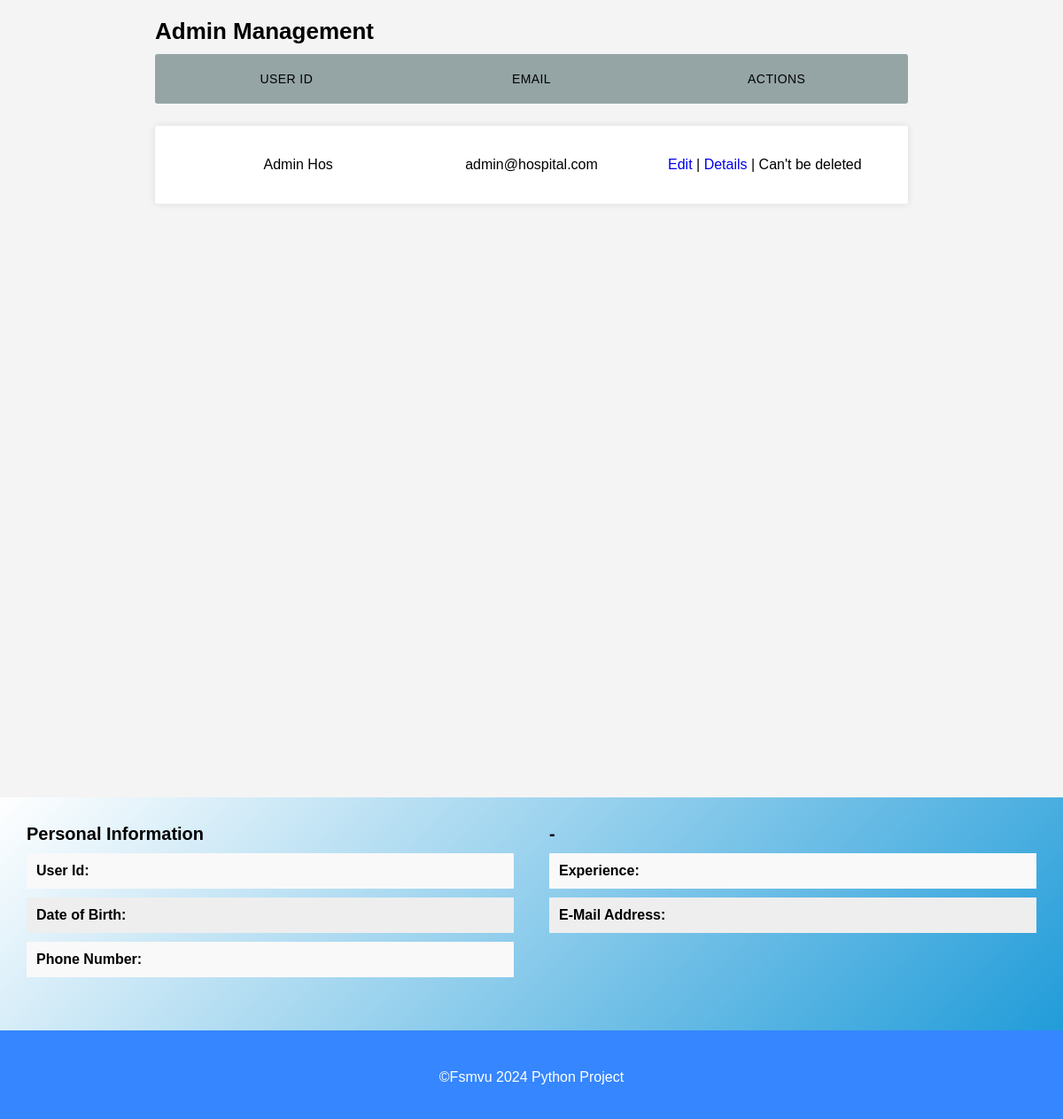
Before: /Admins/ with the older database file.
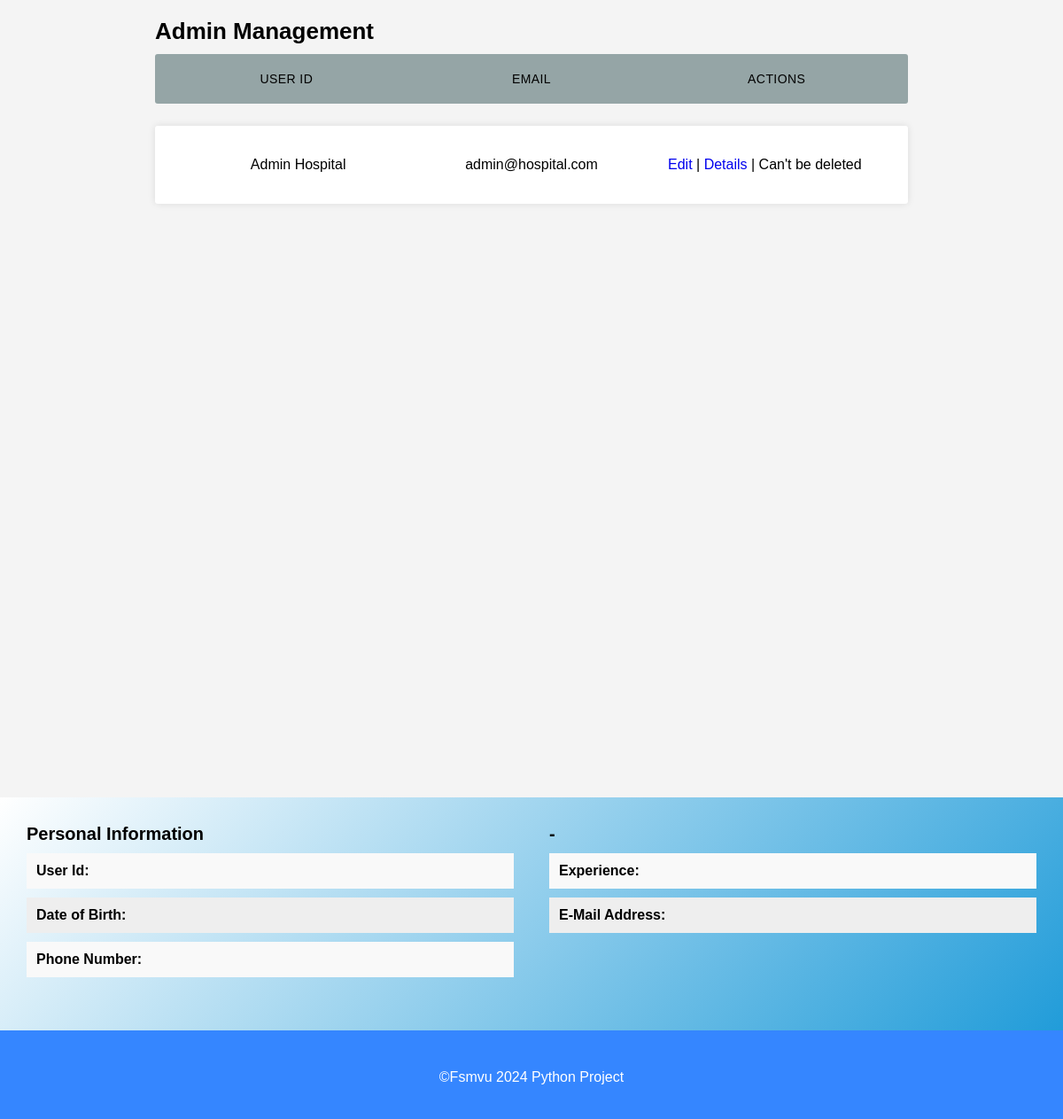
After: the same page with the newer database file.
### administrator/models.py (models this page shows, shortened)
class Administrator(models.Model):
    ID = models.BigAutoField(primary_key=True)
    User = models.ForeignKey(settings.AUTH_USER_MODEL,on_delete=models.CASCADE,blank=True, null=True)
    DateOfBirth = models.DateField(verbose_name="Date of Birth")
    Gender = models.CharField(max_length=1, choices=GENDER_CHOICES,verbose_name="Gender")
    Phone = models.CharField(max_length=11,verbose_name="Phone")
    IsVisible = models.BooleanField(default=True)
    class Meta:
        db_table = "administrator"

### administrator/views.py (the view)
# urls.py: path('',views.home,name=""),
def home(request):#list admin list
    context ={}
    context["dataset"] = Administrator.objects.filter(IsVisible=True)
    return render(request, "administrator/home.html", context)

### administrator/templates/administrator/home.html (shortened to what this page needs)
{% extends 'management_base.html' %}
{% load static %}
{% block content %}
  <section id="doktor-yonetimi">
    <div class="container">
      <h2 style="display:inline">Admin Management</h2>
      <div class="bosluk"></div>
      {% if dataset.count == 0 %}
        <p>No record</p>
      {% else %}
        <ul class="responsive-table">
          <li class="table-header">
            <div class="col col-1">User ID</div>
            <div class="col col-2">Email</div>
            <div class="col col-4">Actions</div>
          </li>
          {% for data in dataset %}
            <li class="table-row">
              <div class="col col-1" data-label="User ID">{{ data.User.first_name }} {{ data.User.last_name }}</div>
              <div class="col col-2" data-label="Admin Name">{{ data.User.email }}</div>
              <div class="col col-4" data-label="Operation">
                <a href="/Admins/Edit/{{ data.ID }}">Edit</a> |
                <a class="getDetails" href="/Admins/Details/{{ data.ID }}/">Details</a>
                |{% if data.ID != 1 %}
                  <a class="delete" href="/Admins/Delete/{{ data.ID }}/">Delete</a>
                {% else %}
                  Can't be deleted
                {% endif %}
              </div>
            </li>
          {% endfor %}
        </ul>
      {% endif %}
    </div>
  </section>
  <div id="ex1" class="modal" style="max-width:initial">
    <section id="ozel-sayfa" style="padding:0;margin-bottom:0">
      <div class="container" style="max-width:initial">
        <div class="kisisel-bilgiler">
          <h3>Personal Information</h3>
          <ul>
            <li class="adminUserId">
              <span>User Id:</span>
            </li>
            <li class="adminDoB">
              <span>Date of Birth:</span>
            </li>
            <li class="adminNumber">
              <span>Phone Number:</span>
            </li>
          </ul>
        </div>
        <div class="hesap-bilgileri">
          <h3>-</h3>
          <ul>
            <li class="adminGender">
              <span>Experience:</span>
            </li>
            <li class="adminEmail">
              <span>E-Mail Address:</span>
            </li>
          </ul>
        </div>
      </div>
    </section>
  </div>
{% endblock %}

Changed rows visible on the page:
changed Administrator "Admin": User.last_name "Hos" → "Hospital"
